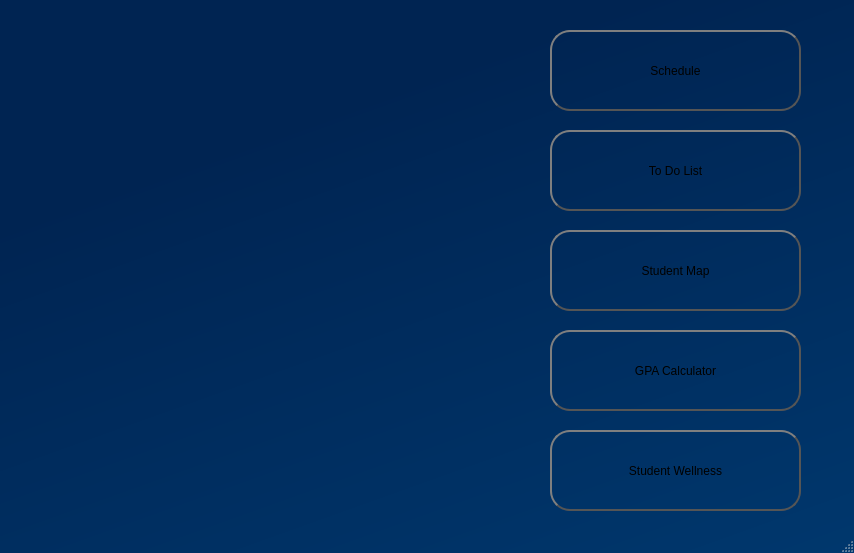
<?xml version="1.0" encoding="UTF-8"?>
<ui version="4.0">
 <class>MainWindow</class>
 <widget class="QMainWindow" name="MainWindow">
  <property name="geometry">
   <rect>
    <x>0</x>
    <y>0</y>
    <width>854</width>
    <height>553</height>
   </rect>
  </property>
  <property name="windowTitle">
   <string>MainWindow</string>
  </property>
  <property name="styleSheet">
   <string notr="true">QMainWindow {
background-color: qlineargradient(spread:pad, x1:0.2, y1:0.3, x2:0.7, y2:1.2, stop:0 rgba(0, 36, 82, 255), stop:1 rgba(0, 56, 110, 255))
}</string>
  </property>
  <widget class="QWidget" name="centralwidget">
   <widget class="QPushButton" name="scheduleButton">
    <property name="geometry">
     <rect>
      <x>550</x>
      <y>30</y>
      <width>251</width>
      <height>81</height>
     </rect>
    </property>
    <property name="minimumSize">
     <size>
      <width>251</width>
      <height>0</height>
     </size>
    </property>
    <property name="maximumSize">
     <size>
      <width>16777215</width>
      <height>81</height>
     </size>
    </property>
    <property name="autoFillBackground">
     <bool>false</bool>
    </property>
    <property name="styleSheet">
     <string notr="true">QPushButton {
	font: 500 28pt &quot;Quicksand Medium&quot;;
	font: 22pt &quot;Quicksand&quot;;
color: #000000;
border: 2px solid #555;
border-radius: 20px;
border-style: outset;
background: qradialgradient(
cx: 0.3, cy: -0.4, fx: 0.3, fy: -0.4,
radius: 1.35, stop: 0 #fff, stop: 1 #DDD
);
padding: 10px;
}</string>
    </property>
    <property name="text">
     <string>Schedule</string>
    </property>
    <property name="checkable">
     <bool>false</bool>
    </property>
   </widget>
   <widget class="QPushButton" name="toDoButton">
    <property name="geometry">
     <rect>
      <x>550</x>
      <y>130</y>
      <width>251</width>
      <height>81</height>
     </rect>
    </property>
    <property name="minimumSize">
     <size>
      <width>251</width>
      <height>0</height>
     </size>
    </property>
    <property name="maximumSize">
     <size>
      <width>16777215</width>
      <height>81</height>
     </size>
    </property>
    <property name="autoFillBackground">
     <bool>false</bool>
    </property>
    <property name="styleSheet">
     <string notr="true">QPushButton {
	font: 500 28pt &quot;Quicksand Medium&quot;;
	font: 22pt &quot;Quicksand&quot;;
color: #000000;
border: 2px solid #555;
border-radius: 20px;
border-style: outset;
background: qradialgradient(
cx: 0.3, cy: -0.4, fx: 0.3, fy: -0.4,
radius: 1.35, stop: 0 #fff, stop: 1 #DDD
);
padding: 10px;
}</string>
    </property>
    <property name="text">
     <string>To Do List</string>
    </property>
    <property name="checkable">
     <bool>false</bool>
    </property>
   </widget>
   <widget class="QPushButton" name="studentMapButton">
    <property name="geometry">
     <rect>
      <x>550</x>
      <y>230</y>
      <width>251</width>
      <height>81</height>
     </rect>
    </property>
    <property name="minimumSize">
     <size>
      <width>251</width>
      <height>0</height>
     </size>
    </property>
    <property name="maximumSize">
     <size>
      <width>16777215</width>
      <height>81</height>
     </size>
    </property>
    <property name="autoFillBackground">
     <bool>false</bool>
    </property>
    <property name="styleSheet">
     <string notr="true">QPushButton {
	font: 500 28pt &quot;Quicksand Medium&quot;;
	font: 22pt &quot;Quicksand&quot;;
color: #000000;
border: 2px solid #555;
border-radius: 20px;
border-style: outset;
background: qradialgradient(
cx: 0.3, cy: -0.4, fx: 0.3, fy: -0.4,
radius: 1.35, stop: 0 #fff, stop: 1 #DDD
);
padding: 10px;
}</string>
    </property>
    <property name="text">
     <string>Student Map</string>
    </property>
    <property name="checkable">
     <bool>false</bool>
    </property>
   </widget>
   <widget class="QPushButton" name="gpaButton_4">
    <property name="geometry">
     <rect>
      <x>550</x>
      <y>330</y>
      <width>251</width>
      <height>81</height>
     </rect>
    </property>
    <property name="minimumSize">
     <size>
      <width>251</width>
      <height>0</height>
     </size>
    </property>
    <property name="maximumSize">
     <size>
      <width>16777215</width>
      <height>81</height>
     </size>
    </property>
    <property name="autoFillBackground">
     <bool>false</bool>
    </property>
    <property name="styleSheet">
     <string notr="true">QPushButton {
	font: 500 28pt &quot;Quicksand Medium&quot;;
	font: 22pt &quot;Quicksand&quot;;
color: #000000;
border: 2px solid #555;
border-radius: 20px;
border-style: outset;
background: qradialgradient(
cx: 0.3, cy: -0.4, fx: 0.3, fy: -0.4,
radius: 1.35, stop: 0 #fff, stop: 1 #DDD
);
padding: 10px;
}</string>
    </property>
    <property name="text">
     <string>GPA Calculator</string>
    </property>
    <property name="checkable">
     <bool>false</bool>
    </property>
   </widget>
   <widget class="QPushButton" name="studentWellnessButton_5">
    <property name="geometry">
     <rect>
      <x>550</x>
      <y>430</y>
      <width>251</width>
      <height>81</height>
     </rect>
    </property>
    <property name="minimumSize">
     <size>
      <width>251</width>
      <height>0</height>
     </size>
    </property>
    <property name="maximumSize">
     <size>
      <width>16777215</width>
      <height>81</height>
     </size>
    </property>
    <property name="autoFillBackground">
     <bool>false</bool>
    </property>
    <property name="styleSheet">
     <string notr="true">QPushButton {
	font: 500 28pt &quot;Quicksand Medium&quot;;
	font: 22pt &quot;Quicksand&quot;;
color: #000000;
border: 2px solid #555;
border-radius: 20px;
border-style: outset;
background: qradialgradient(
cx: 0.3, cy: -0.4, fx: 0.3, fy: -0.4,
radius: 1.35, stop: 0 #fff, stop: 1 #DDD
);
padding: 10px;
}</string>
    </property>
    <property name="text">
     <string>Student Wellness</string>
    </property>
    <property name="checkable">
     <bool>false</bool>
    </property>
   </widget>
   <widget class="QLabel" name="logo">
    <property name="geometry">
     <rect>
      <x>-10</x>
      <y>-20</y>
      <width>571</width>
      <height>551</height>
     </rect>
    </property>
    <property name="text">
     <string/>
    </property>
    <property name="pixmap">
     <pixmap>../images/Logo v1-midgreyline.png</pixmap>
    </property>
    <property name="scaledContents">
     <bool>true</bool>
    </property>
   </widget>
  </widget>
  <widget class="QStatusBar" name="statusbar"/>
 </widget>
 <resources/>
 <connections/>
</ui>
